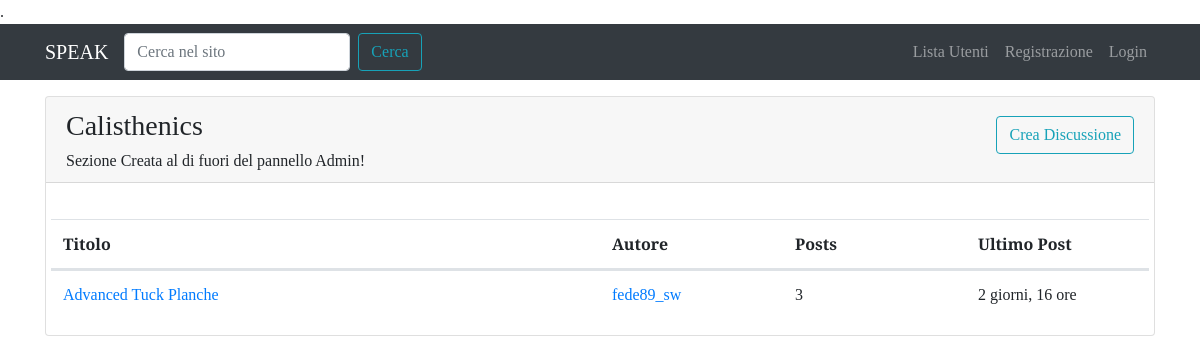
The app's page /forum/sezione/2/ with its own data.
### forum/models.py (models this page shows, shortened)
class Sezione(models.Model):
    nome_sezione = models.CharField(max_length=80)
    descrizione = models.CharField(max_length=150, blank=True, null=True) # black e null permettono di lasciare vuoto qst campo, se desiderato
    logo_sezione = models.ImageField(blank=True, null=True)
    class Meta:
        verbose_name = "Sezione"
        verbose_name_plural = "Sezioni"

class Discussione(models.Model):
    titolo = models.CharField(max_length=120)
    data_creazione = models.DateTimeField(auto_now_add=True) # data viene inserita alla creazione
    autore_discussione = models.ForeignKey(User, on_delete=models.CASCADE, related_name="discussioni")
    sezione_appartenenza = models.ForeignKey(Sezione, on_delete=models.CASCADE)
    def get_absolute_url(self):
        return reverse("visualizza_discussione", kwargs={"pk": self.pk})
    class Meta:
        verbose_name = "Discussione"
        verbose_name_plural = "Discussioni"

class Post(models.Model):
    autore_post = models.ForeignKey(User, on_delete=models.CASCADE, related_name="posts")
    contenuto = models.TextField()
    data_creazione = models.DateTimeField(auto_now_add=True)
    discussione = models.ForeignKey(Discussione, on_delete=models.CASCADE)
    class Meta:
        verbose_name = "Post"
        verbose_name_plural = "Posts"

### forum/views.py (the view)
# urls.py: path('sezione/<int:pk>/', views.visualizza_sezione, name="sezione_view"),
def visualizza_sezione(request, pk):
    sezione = get_object_or_404(Sezione, pk=pk)
    discussioni_sezione = Discussione.objects.filter(
        sezione_appartenenza=sezione).order_by("-data_creazione") # ordina le discussioni dalla più recente alla meno
    context = {"sezione": sezione, "discussioni": discussioni_sezione}
    return render(request, "forum/singola_sezione.html", context)

### forum/templates/forum/singola_sezione.html (shortened to what this page needs)
{% extends 'base.html' %}
{% block content %}
    <div class="card my-3">
        <div class="card-header d-flex align-items-end">
            <div>
                <h3>{{ sezione.nome_sezione }}</h3>
                <h6 class="card-text">{{ sezione.descrizione }}</h6>
            </div>
            <p class="ml-auto"><a class="btn btn-outline-info" href="{% url 'crea_discussione' pk=sezione.pk %}">Crea Discussione</a></p>
        </div>
        <div class="card-body pb-0">
            <table class="table mt-3">
                <thead>
                    <tr class="row">
                        <th class="col-lg-6 col-4">Titolo</th>
                        <th class="col-lg-2 col-3">Autore</th>
                        <th class="col-lg-2 col-2">Posts</th>
                        <th class="col-lg-2 col-3">Ultimo Post</th>
                    </tr>
                </thead>
                <tbody>
                    <tr class="row">
                        {% for discussione in discussioni %}
                            <td class="col-lg-6 col-4">
                                <a href="{{ discussione.get_absolute_url }}">{{ discussione.titolo }}</a>
                            </td>
                            <td class="col-lg-2 col-3">
                                <a href="{% url 'user_profile' username=discussione.autore_discussione.username %}">{{ discussione.autore_discussione }}</a>
                            </td>
                            <td class="col-lg-2 col-2">
                                {{ discussione.post_set.count }}
                            </td>
                            <td class="col-lg-2 col-3">
                                {{ discussione.post_set.last.data_creazione|timesince }}
                            </td>
                        {% empty %}
                            <p>Non ci sono ancora Discussioni!</p>
                        {% endfor %}
                    </tr>
                </tbody>
            </table>
        </div>
    </div>
{% endblock content %}

### static-storage/css/speak.css (style rules this page uses)
body { font-family: 'Slabo 27px', serif; }

### records on screen
Sezione: nome_sezione "Calisthenics", descrizione "Sezione Creata al di fuori del pannello Admin!"
Discussione: titolo "Advanced Tuck Planche", autore_discussione "fede89_sw", post_set.count "3", post_set.last.data_creazione "2 giorni, 16 ore"
